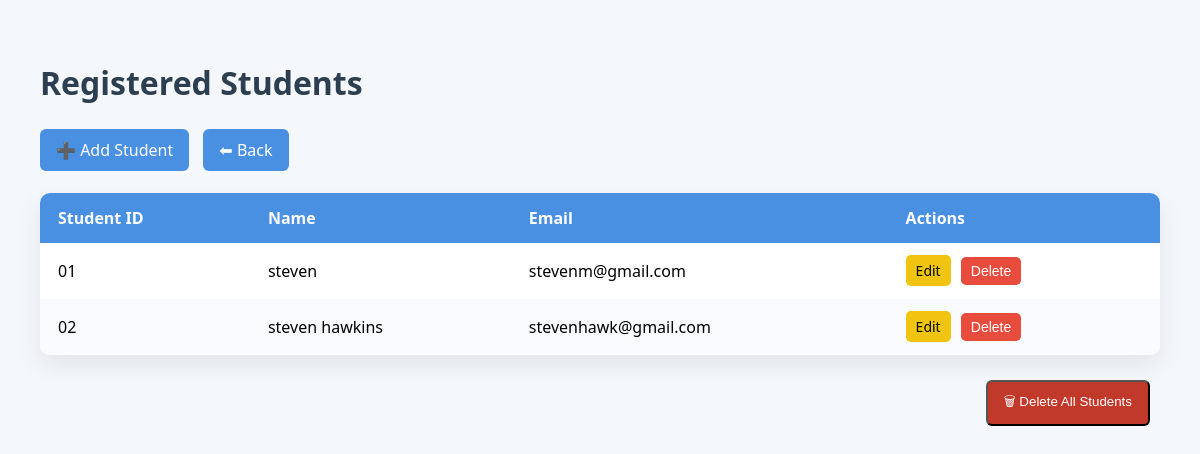
The app's page /staff/view-students (signed in), older data.
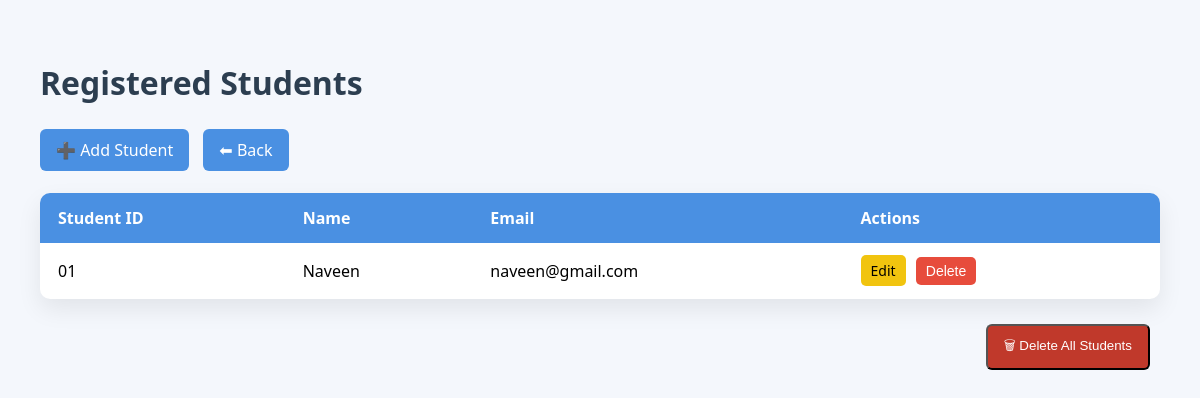
The same page, newer data.
### tables this page shows
CREATE TABLE students (
    id TEXT PRIMARY KEY,
    name TEXT NOT NULL,
    email TEXT NOT NULL
, password TEXT);

### app.py (the view)
@app.route("/staff/view-students")
def view_students():
    if "staff" not in session:
        return redirect(url_for("staff_login"))
    db = get_db()
    students = db.execute("SELECT * FROM students").fetchall()
    db.close()
    return render_template("view_students.html", students=students)

### app.py (called while the page is built)
def get_db():
    conn = sqlite3.connect(DATABASE)
    conn.row_factory = sqlite3.Row
    return conn

### templates/view_students.html (shortened to what this page needs)
<!DOCTYPE html>
<html lang="en">
<head>
</head>
<body>
<div class="container">
    <h1>Registered Students</h1>
    <div class="top-actions">
        <a class="btn" href="{{ url_for('add_student') }}">➕ Add Student</a>
        <a class="btn" href="{{ url_for('staff_dashboard') }}">⬅ Back</a>
    </div>
    <br>
    <table>
        <thead>
            <tr>
                <th>Student ID</th>
                <th>Name</th>
                <th>Email</th>
                <th>Actions</th>
            </tr>
        </thead>
        <tbody>
            {% if students %}
                {% for s in students %}
                <tr>
                    <td>{{ s.id }}</td>
                    <td>{{ s.name }}</td>
                    <td>{{ s.email }}</td>
                    <td class="actions">
                        <a class="edit" href="{{ url_for('edit_student', sid=s.id) }}">Edit</a>
                        <form method="POST"
                              action="{{ url_for('delete_student', sid=s.id) }}"
                              style="display:inline;"
                              onsubmit="return confirm('Delete this student?');">
                            <button type="submit" class="delete">Delete</button>
                        </form>
                    </td>
                </tr>
                {% endfor %}
            {% else %}
                <tr>
                    <td colspan="4" class="empty">No students found</td>
                </tr>
            {% endif %}
        </tbody>
    </table>
    {% if students %}
    <div class="bottom-actions">
        <form method="POST"
              action="{{ url_for('delete_all_students') }}"
              onsubmit="return confirm('⚠️ Delete ALL students permanently?');">
            <button type="submit" class="btn danger">🗑 Delete All Students</button>
        </form>
    </div>
    {% endif %}
</div>
</body>
</html>

### templates/view_students.html (style rules this page uses)
body { margin: 0; font-family: "Segoe UI", sans-serif; background: #f4f7fc; }
.container { padding: 40px; }
h1 { color: #2c3e50; margin-bottom: 25px; }
table { width: 100%; border-collapse: collapse; background: white; border-radius: 10px; overflow: hidden; box-shadow: 0 10px 25px rgba(0,0,0,0.08); }
th, td { padding: 14px 18px; text-align: left; }
th { background: #4a90e2; color: white; }
.actions a, .actions button { font-size: 14px; padding: 6px 10px; border-radius: 5px; margin-right: 6px; border: none; cursor: pointer; text-decoration: none; }
.edit { background: #f1c40f; color: black; }
.delete { background: #e74c3c; color: white; }
.btn { display: inline-block; padding: 10px 16px; background: #4a90e2; color: white; text-decoration: none; border-radius: 6px; margin-right: 10px; }
.danger { background: #c0392b; }
.bottom-actions { margin-top: 25px; text-align: right; }

Row changes from the older to the newer data that the page shows:
removed students: id "02", name "steven hawkins", email "stevenhawk@gmail.com"
changed students id 01: name "steven" → "Naveen"; email "stevenm@gmail.com" → "naveen@gmail.com"
